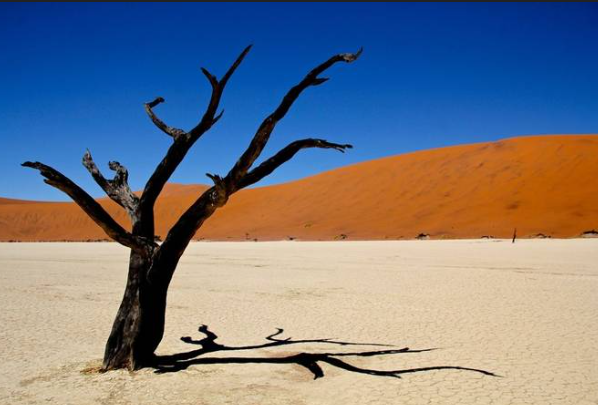
#> input picture photoreal/images/bg.png, 598 x 405 px
$ python -i shadow.py   (imports and definitions only)
#> lines starting #> are read from the running program, lines starting #| are printed output that depends on the picture; after the words box and inside, x2 and y2 are one past the last pixel; in counts of white or black regions, pixels touching at a corner belong together
#> further down, picture is the input picture: shape (405, 598, 3); mean B, G, R 133, 122.1, 117.8
import streamlit as st
import numpy as np
import cv2
from PIL import Image

def detect_shadows_chromacity(img, light_threshold=0.7, hue_thresh=10):

#> called with light_threshold = 0.7, hue_thresh = 10
    hsv = cv2.cvtColor(img, cv2.COLOR_BGR2HSV)
#> hsv: shape (405, 598, 3); mean H, S, V 54.5, 156.5, 175.6
    h, s, v = cv2.split(hsv)
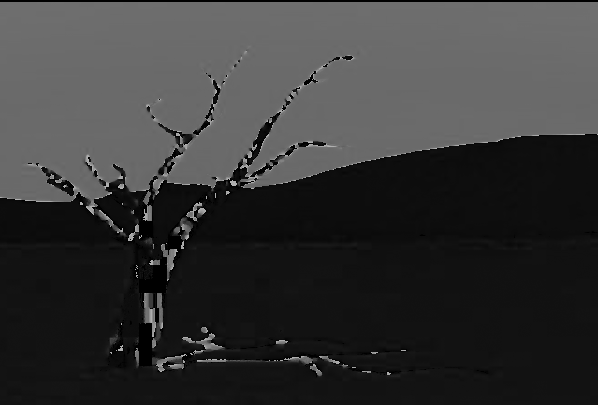
#> h: shape (405, 598); min 0, max 179, mean 54.5
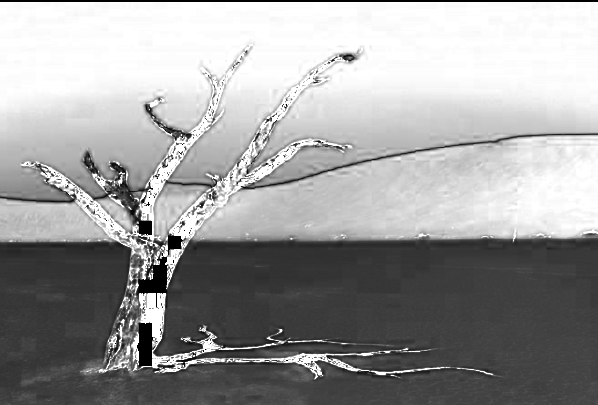
#> s: shape (405, 598); min 0, max 255, mean 156.5
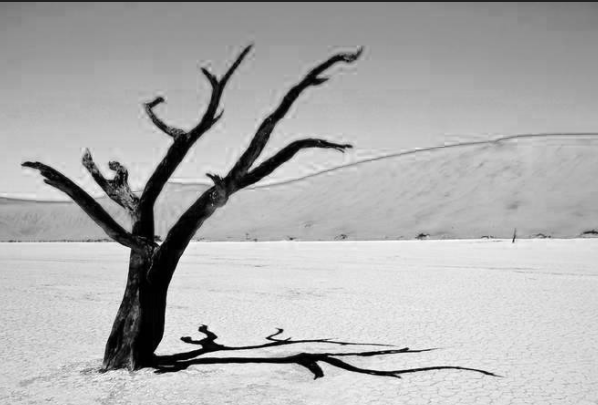
#> v: shape (405, 598); min 0, max 255, mean 175.6

    v_norm = cv2.normalize(v.astype('float32'), None, 0, 1.0, cv2.NORM_MINMAX)

    bright_mask = v_norm > light_threshold
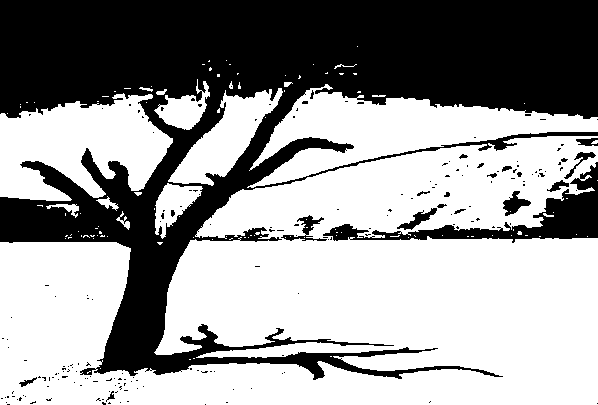
#> bright_mask: shape (405, 598) bool; 59.9% white; 189 black regions (170 under 20 px), largest, box (x1, y1, x2, y2) and area: (0, 0, 598, 380) 89898, (323, 162, 598, 243) 4796, (281, 215, 327, 241) 337
    bright_pixels_hue = h[bright_mask]
    bright_pixels_v = v_norm[bright_mask]

    avg_hue = np.mean(bright_pixels_hue)
#> avg_hue = 36.86
    avg_v = np.mean(bright_pixels_v)
#> avg_v = 0.815

    hue_diff = cv2.absdiff(h.astype('float32'), avg_hue)
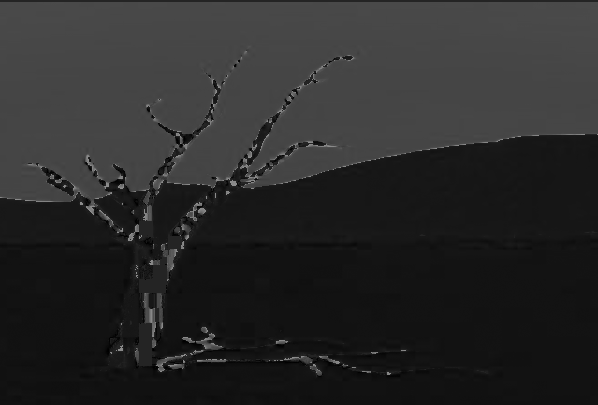
#> hue_diff: shape (405, 598) float32; min 0.135, max 142.1, mean 42
    shadow_mask = (v_norm < avg_v) & (hue_diff < hue_thresh)
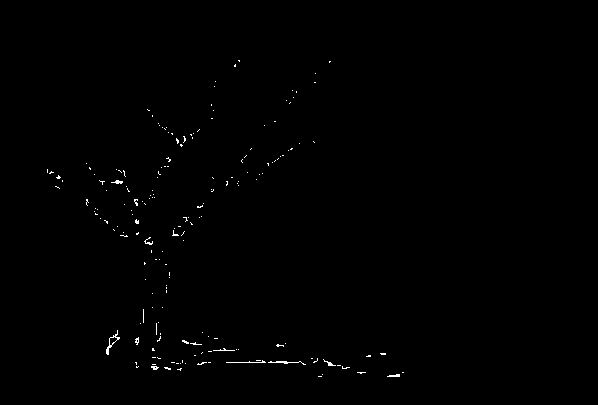
#> shadow_mask: shape (405, 598) bool; 0.41% white in thin lines or dots, all inside (x1, y1, x2, y2) = (47, 60, 404, 377)

    return shadow_mask.astype('uint8') * 255


# [18 lines not run here, left out]

>>> import cv2
>>> picture = cv2.imread('images/bg.png')
>>> result = detect_shadows_chromacity(picture)

$ run again, on photoreal/images/foregorund.png
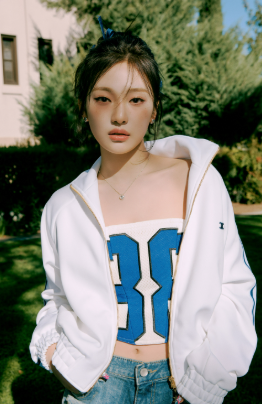
#> input picture photoreal/images/foregorund.png, 262 x 404 px
#> picture is the input picture: shape (404, 262, 3); mean B, G, R 119.8, 130.7, 126.3
#> hsv: shape (404, 262, 3); mean H, S, V 71.2, 101.8, 141.8
#> in detect_shadows_chromacity, `bright_mask = v_norm > light_threshold`:
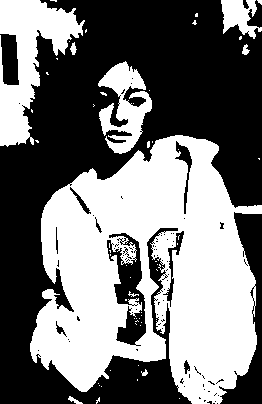
#> bright_mask: shape (404, 262) bool; 46.4% white; 57 white regions (48 under 20 px), largest, box (x1, y1, x2, y2) and area: (30, 135, 262, 404) 39588, (0, 0, 85, 147) 5637, (98, 61, 152, 154) 2540
#> avg_hue = 95.02
#> avg_v = 0.881
#> in detect_shadows_chromacity, `shadow_mask = (v_norm < avg_v) & (hue_diff < hue_thresh)`:
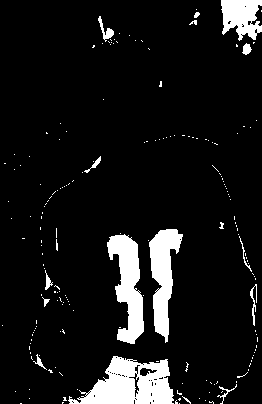
#> shadow_mask: shape (404, 262) bool; 9.1% white; 192 white regions (176 under 20 px), largest, box (x1, y1, x2, y2) and area: (68, 356, 174, 404) 3025, (107, 234, 144, 344) 2222, (149, 229, 183, 343) 1992
